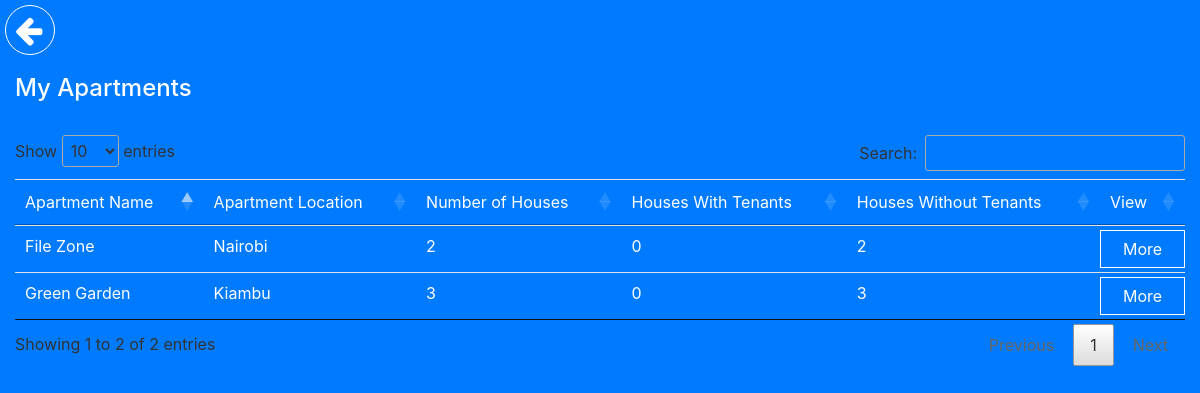
The page /rms-ui/pages/apartments.php (signed in) on the database its author committed.
### tables this page shows
CREATE TABLE `apartments` (
  `id` int(11) NOT NULL,
  `apartmentName` tinytext NOT NULL,
  `apartmentLocation` varchar(20) NOT NULL,
  `landlordId` int(10) NOT NULL,
  `numberHouses` int(10) DEFAULT NULL,
  `emptyHouses` int(15) DEFAULT NULL,
  `occupiedHouses` tinytext DEFAULT NULL,
  `rentalTotal` varchar(15) DEFAULT NULL
);

### rms-ui/pages/apartments.php (the view, shortened to what this page needs)
<?php
    $user_id = $_SESSION["user_id"];
?>
<!DOCTYPE html>
<html lang="en">
<head>
    <link rel="stylesheet" type="text/css" href="https://cdn.datatables.net/1.10.19/css/jquery.dataTables.css">
    <link rel="stylesheet" href="../css/custom/custome-libraries/datatables.css">
    <link rel="stylesheet" href="https://stackpath.bootstrapcdn.com/bootstrap/4.3.1/css/bootstrap.min.css"
>
    <link rel="stylesheet" href="../fontawesome-free-5.9.0-web/css/fontawesome.css">
    <link rel="stylesheet" href="https://cdnjs.cloudflare.com/ajax/libs/font-awesome/4.7.0/css/font-awesome.min.css">
    <link rel="stylesheet" href="../css/bootstrap.css">
    <link rel="stylesheet" href="../css/custom/tables.css">
</head>
<body class="bg-primary text-white">
    <a href="./dashboard.php" class="back-arrow-btn">
        <i class="fa fa-arrow-left fa-2x"></i>
    </a>
    <div class="container-fluid">
        <div class="row pt-4 pb-4">
            <div class="col-md-6">
                <h4>My Apartments</h4>
            </div>
            <div class="col-md-6">
            </div>
        </div>
        <div class="row">
            <div class="col-12">
                <table class="table table-hover text-white" id="users">
                    <thead>
                        <tr class="text-white">
                            <td>Apartment Name</td>
                            <td>Apartment Location</td>
                            <td>Number of Houses</td>
                            <td>Houses With Tenants</td>
                            <td>Houses Without Tenants</td>
                            <td>View</td>
                        </tr>
                    </thead>
                    <tbody class="bg-primary" id="table-body">
                        <?php
                            include "../../rms-api/database.php";
                            $results = mysqli_query($conn, "SELECT * FROM apartments WHERE landlordId='$user_id'");
                            while($data = mysqli_fetch_array($results)) {
                                $apart_id = $data["id"];
                                $query = mysqli_query($conn, "SELECT * FROM houses WHERE apartmentId='$apart_id'");
                                $house_count = 0;
                                $empty = 0;
                                $occupied = 0;
                                while ($house = mysqli_fetch_array($query)) {
                                    $house_count++;
                                    if ($house["status"] == "notOccupied") {
                                        $empty++;
                                    } else {
                                        $occupied++;
                                    }
                                }
                                ?>
                                <tr id="table-row" class="table-row pt-3">
                                    <td><?php echo $data["apartmentName"] ?></td>
                                    <td><?php echo $data["apartmentLocation"] ?></td>
                                    <td><?php echo $house_count; ?></td>
                                    <td><?php echo $empty; ?></td>
                                    <td><?php echo $occupied; ?></td>
                                    <td class="p-0">
                                        <a href="./apartment_profile.php?id=<?php echo $data["id"] ?>"" class="btn mt-1 mb-1" id="table-btn">More</a>
                                    </td>
                                </tr>
                            <?php } ?>
                    </tbody>
                </table>
            </div>
        </div>
    </div>
</body>
</html>

### rms-ui/css/custom/custome-libraries/datatables.css (style rules this page uses)
table.dataTable { width: 100%; margin: 0 auto; clear: both; border-collapse: separate; border-spacing: 0 }
table.dataTable thead th, table.dataTable thead td { padding: 10px 18px; border-bottom: 1px solid #111 }
table.dataTable thead .sorting, table.dataTable thead .sorting_asc, table.dataTable thead .sorting_desc, table.dataTable thead .sorting_asc_disabled, table.dataTable thead .sorting_desc_disabled { cursor: pointer; *cursor: hand; background-repeat: no-repeat; background-position: center right }
table.dataTable thead .sorting { background-image: url("../images/sort_both.png") }
table.dataTable thead .sorting_asc { background-image: url("../images/sort_asc.png") }
table.dataTable tbody tr { background-color: #ffffff }
table.dataTable tbody th, table.dataTable tbody td { padding: 8px 10px }
table.dataTable.no-footer { border-bottom: 1px solid #111 }
table.dataTable, table.dataTable th, table.dataTable td { box-sizing: content-box }

### rms-ui/css/custom/tables.css (style rules this page uses)
body { color: white; position: relative; }
.back-arrow-btn { position: relative; display: inline-block; width: 50px !important; height: 50px !important; top: 5px; left: 5px; padding-top: 9px; padding-left: 9px; text-decoration: none; color: white; border-radius: 50%; border: 1px solid white; }
#table-btn { width: 100% !important; height: inherit !important; background: transparent; border-radius: 0; color: white; border: 1px solid white; transition-duration: 0.3s; display: inline-block; text-decoration: none; }
#table-row { color: white; background: transparent; padding-top: 4px !important; }

### rows shown on the page
apartments: apartmentName "Green Garden", apartmentLocation "Kiambu", house_count "3", empty "0", occupied "3"
apartments: apartmentName "File Zone", apartmentLocation "Nairobi", house_count "2", empty "0", occupied "2"
